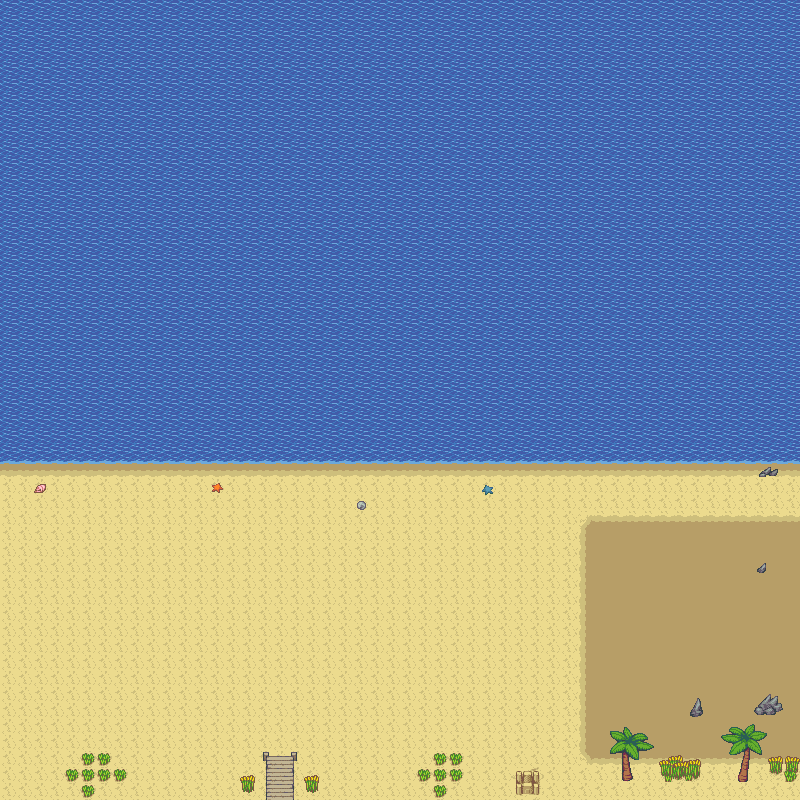

This game map was drawn from its Tiled (.tmx) file and the tilesets committed beside it. A one-line description and the trimmed map source follow:
An orthogonal 50x50 tile map with 16x16 px tiles, 2 tile layers (terrain, details) and 5 objects (base, spawn_max, spawn_min, player_spawn, weapon).

<map version="1.4" tiledversion="1.4.3" orientation="orthogonal" renderorder="right-down" width="50" height="50" tilewidth="16" tileheight="16" infinite="0" nextlayerid="4" nextobjectid="10">
 <tileset firstgid="1" name="beach_tileset" tilewidth="16" tileheight="16" tilecount="936" columns="36">
  <image source="beach_tileset.png" width="576" height="416" />
 </tileset>
 <layer id="1" name="terrain" width="50" height="50">
  <data>[2500 cells, 2500 non-empty, 10 distinct tile ids]</data>
 </layer>
 <layer id="2" name="details" width="50" height="50">
  <data>[2500 cells, 79 non-empty, 60 distinct tile ids]</data>
 </layer>
 <objectgroup id="3" name="objects">
  <object id="2" name="base" gid="440" x="578" y="638" />
  <object id="4" name="spawn_max" gid="440" x="-35" y="527" width="16" height="16" />
  <object id="5" name="spawn_min" gid="440" x="-35" y="758" width="16" height="16" />
  <object id="8" name="player_spawn" gid="440" x="702" y="639" />
  <object id="9" name="weapon" gid="555" x="-140" y="521.333" width="16" height="16" />
 </objectgroup>
</map>
